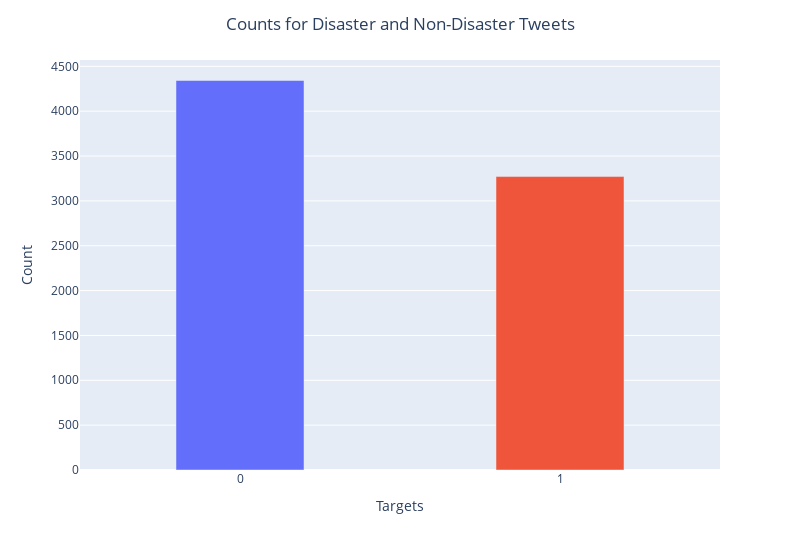

Notebook code for this chart:
### Markdown cell above
##  Visualising counts of real and fake tweets

### Code cell
fig = px.bar(x=["0","1"], y=data["target"].value_counts(),color=["red", "goldenrod"])

#Change this value for bar widths
for dt in fig.data:
    dt["width"] = 0.4

fig.update_layout(
    title_text = "Counts for Disaster and Non-Disaster Tweets",
    title_x=0.5,
    width=800,
    height=550,
    xaxis_title="Targets",
    yaxis_title="Count",
    showlegend=False
).show()

# py.plot(fig,filename='Counts for Disaster and Non-Disaster Tweets',auto_open=False,show_link=False)

### Figure 1 — Plotly figure (JSON) as saved in the notebook; plotly's stock layout.template omitted (floating-point values rounded to 4 significant figures)
{"data": [{"alignmentgroup": "True", "hovertemplate": "color=red<br>x=%{x}<br>y=%{y}<extra></extra>", "legendgroup": "red", "marker": {"color": "#636efa", "pattern": {"shape": ""}}, "name": "red", "offsetgroup": "red", "orientation": "v", "showlegend": true, "textposition": "auto", "x": ["0"], "xaxis": "x", "y": [4342], "yaxis": "y", "type": "bar", "width": 0.4}, {"alignmentgroup": "True", "hovertemplate": "color=goldenrod<br>x=%{x}<br>y=%{y}<extra></extra>", "legendgroup": "goldenrod", "marker": {"color": "#EF553B", "pattern": {"shape": ""}}, "name": "goldenrod", "offsetgroup": "goldenrod", "orientation": "v", "showlegend": true, "textposition": "auto", "x": ["1"], "xaxis": "x", "y": [3271], "yaxis": "y", "type": "bar", "width": 0.4}], "layout": {"xaxis": {"anchor": "y", "domain": [0, 1], "title": {"text": "Targets"}}, "yaxis": {"anchor": "x", "domain": [0, 1], "title": {"text": "Count"}}, "legend": {"title": {"text": "color"}, "tracegroupgap": 0}, "margin": {"t": 60}, "barmode": "relative", "title": {"text": "Counts for Disaster and Non-Disaster Tweets", "x": 0.5}, "width": 800, "height": 550, "showlegend": false}}
